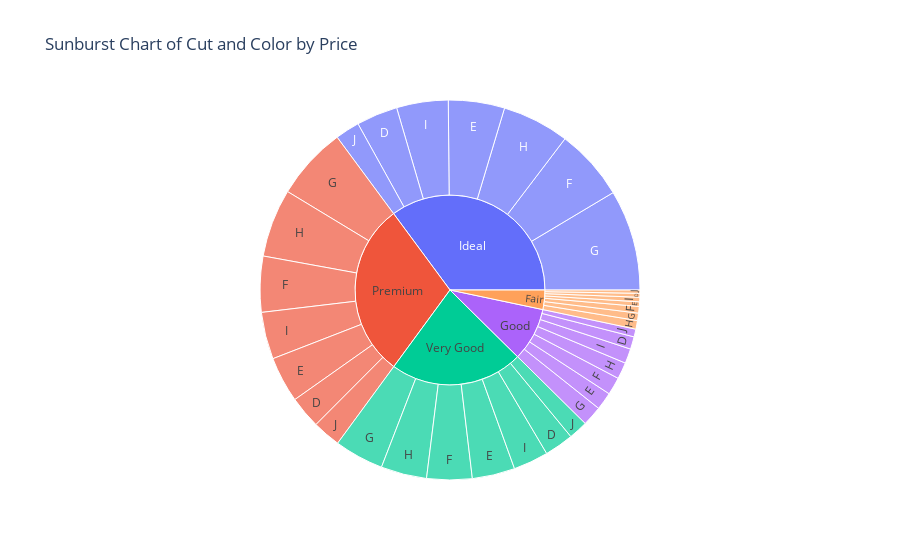

Here is the notebook cell this chart was saved with:
### Code cell
# CREATE A SUNBURST  USING PLOTLY ON DIAMOND DATASE
import plotly.express as px
import pandas as pd
import seaborn as sns
# load the diamonds dataset from seaborn
dff = sns.load_dataset('diamonds')
# create sunburst chart using plotly on loaded dataset
fig = px.sunburst(dff, path=['cut', 'color'], values='price', title='Sunburst Chart of Cut and Color by Price')

# save the plot in plots and html folder
fig.write_image("plots/sunburst_chart_cut_color_price.png")
fig.write_html("html/sunburst_chart_cut_color_price.html")
# show the plot
fig.show()

### Figure 1 — Plotly figure (JSON) as saved in the notebook; plotly's stock layout.template omitted (floating-point values rounded to 4 significant figures)
{"data": [{"branchvalues": "total", "domain": {"x": [0, 1], "y": [0, 1]}, "hovertemplate": "labels=%{label}<br>price=%{value}<br>parent=%{parent}<br>id=%{id}<extra></extra>", "ids": ["Ideal/E", "Premium/E", "Good/E", "Premium/I", "Good/J", "Very Good/J", "Very Good/I", "Very Good/H", "Fair/E", "Ideal/J", "Premium/F", "Ideal/I", "Good/I", "Very Good/E", "Very Good/G", "Very Good/D", "Very Good/F", "Good/F", "Good/H", "Good/D", "Ideal/G", "Premium/D", "Premium/J", "Ideal/D", "Premium/G", "Premium/H", "Fair/F", "Ideal/F", "Fair/H", "Ideal/H", "Good/G", "Fair/G", "Fair/J", "Fair/I", "Fair/D", "Ideal", "Premium", "Good", "Very Good", "Fair"], "labels": ["E", "E", "E", "I", "J", "J", "I", "H", "E", "J", "F", "I", "I", "E", "G", "D", "F", "F", "H", "D", "G", "D", "J", "D", "G", "H", "F", "F", "H", "H", "G", "G", "J", "I", "D", "Ideal", "Premium", "Good", "Very Good", "Fair"], "name": "", "parents": ["Ideal", "Premium", "Good", "Premium", "Good", "Very Good", "Very Good", "Very Good", "Fair", "Ideal", "Premium", "Ideal", "Good", "Very Good", "Very Good", "Very Good", "Very Good", "Good", "Good", "Good", "Ideal", "Premium", "Premium", "Ideal", "Premium", "Premium", "Fair", "Ideal", "Fair", "Ideal", "Good", "Fair", "Fair", "Fair", "Fair", "", "", "", "", ""], "type": "sunburst", "values": [10140000.0, 8270000.0, 3194000.0, 8491000.0, 1404000.0, 3460000.0, 6328000.0, 8273000.0, 824800.0, 4407000.0, 10080000.0, 9318000.0, 2651000.0, 7715000.0, 8903000.0, 5251000.0, 8177000.0, 3178000.0, 3002000.0, 2254000.0, 18170000.0, 5821000.0, 5086000.0, 7451000.0, 13160000.0, 12310000.0, 1194000.0, 12910000.0, 1556000.0, 12120000.0, 3592000.0, 1331000.0, 592100.0, 820000.0, 699400.0, 74510000.0, 63220000.0, 19280000.0, 48110000.0, 7018000.0]}], "layout": {"legend": {"tracegroupgap": 0}, "title": {"text": "Sunburst Chart of Cut and Color by Price"}}}
